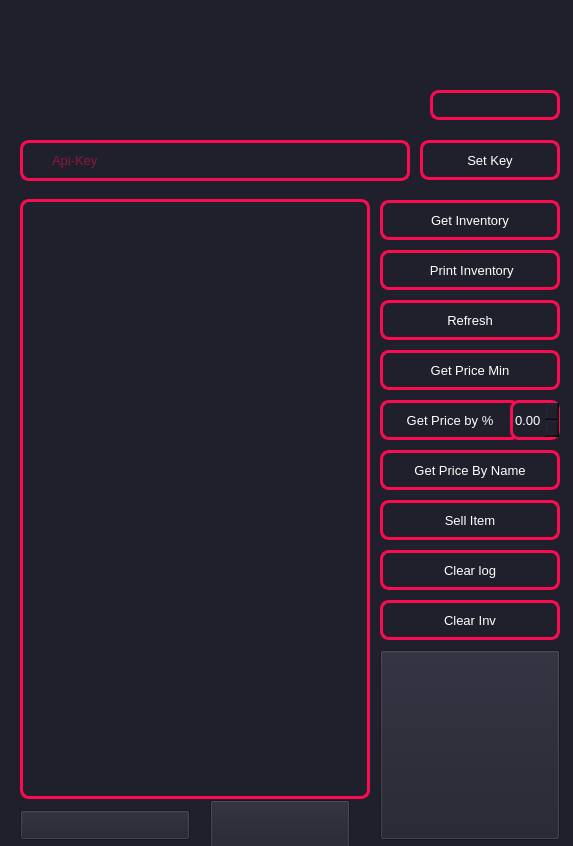
<?xml version="1.0" encoding="UTF-8"?>
<ui version="4.0">
 <class>MainWindow</class>
 <widget class="QMainWindow" name="MainWindow">
  <property name="geometry">
   <rect>
    <x>0</x>
    <y>0</y>
    <width>573</width>
    <height>846</height>
   </rect>
  </property>
  <property name="sizePolicy">
   <sizepolicy hsizetype="Fixed" vsizetype="Fixed">
    <horstretch>0</horstretch>
    <verstretch>0</verstretch>
   </sizepolicy>
  </property>
  <property name="cursor">
   <cursorShape>PointingHandCursor</cursorShape>
  </property>
  <property name="windowTitle">
   <string>Market Helper by @notYourDream</string>
  </property>
  <property name="windowIcon">
   <iconset resource="res.qrc">
    <normaloff>:/img/crm_mission.png</normaloff>:/img/crm_mission.png</iconset>
  </property>
  <property name="styleSheet">
   <string notr="true">background-color: rgb(32, 32, 45);</string>
  </property>
  <widget class="QWidget" name="centralWidget">
   <widget class="QPushButton" name="pushButton_GetInventory">
    <property name="geometry">
     <rect>
      <x>380</x>
      <y>200</y>
      <width>180</width>
      <height>40</height>
     </rect>
    </property>
    <property name="toolTip">
     <string>&lt;html&gt;&lt;head/&gt;&lt;body&gt;&lt;p&gt;Получить инвентарь&lt;/p&gt;&lt;/body&gt;&lt;/html&gt;</string>
    </property>
    <property name="styleSheet">
     <string notr="true">    background-color:#20202D;
    border-radius:9px;
    border:3px solid #FB0B50;
    color:#ffffff;
    font-size:13px;
    padding:9px 27px;
    top:1px;</string>
    </property>
    <property name="text">
     <string>Get Inventory</string>
    </property>
    <property name="icon">
     <iconset resource="res.qrc">
      <normaloff>:/img/bp.png</normaloff>:/img/bp.png</iconset>
    </property>
    <property name="iconSize">
     <size>
      <width>24</width>
      <height>24</height>
     </size>
    </property>
   </widget>
   <widget class="QPushButton" name="pushButton_GetPrice">
    <property name="geometry">
     <rect>
      <x>380</x>
      <y>350</y>
      <width>180</width>
      <height>40</height>
     </rect>
    </property>
    <property name="toolTip">
     <string>&lt;html&gt;&lt;head/&gt;&lt;body&gt;&lt;p&gt;Оценить каждую по моментальной продаже&lt;/p&gt;&lt;/body&gt;&lt;/html&gt;</string>
    </property>
    <property name="styleSheet">
     <string notr="true">    background-color:#20202D;
    border-radius:9px;
    border:3px solid #FB0B50;
    color:#ffffff;
    font-size:13px;
    padding:9px 27px;
    top:1px;</string>
    </property>
    <property name="text">
     <string>Get Price Min</string>
    </property>
    <property name="icon">
     <iconset resource="res.qrc">
      <normaloff>:/img/time.png</normaloff>:/img/time.png</iconset>
    </property>
    <property name="iconSize">
     <size>
      <width>24</width>
      <height>24</height>
     </size>
    </property>
   </widget>
   <widget class="QPushButton" name="pushButtonPrintList">
    <property name="geometry">
     <rect>
      <x>380</x>
      <y>250</y>
      <width>180</width>
      <height>40</height>
     </rect>
    </property>
    <property name="toolTip">
     <string>&lt;html&gt;&lt;head/&gt;&lt;body&gt;&lt;p&gt;Вывести список вещей и их стоимост (после получения цены)&lt;/p&gt;&lt;/body&gt;&lt;/html&gt;</string>
    </property>
    <property name="styleSheet">
     <string notr="true">    background-color:#20202D;
    border-radius:9px;
    border:3px solid #FB0B50;
    color:#ffffff;
    font-size:13px;
    padding:9px 27px;
    top:1px;</string>
    </property>
    <property name="text">
     <string> Print Inventory</string>
    </property>
    <property name="icon">
     <iconset resource="res.qrc">
      <normaloff>:/img/print-flat.png</normaloff>:/img/print-flat.png</iconset>
    </property>
    <property name="iconSize">
     <size>
      <width>35</width>
      <height>30</height>
     </size>
    </property>
   </widget>
   <widget class="QPushButton" name="pushButtonSellItem">
    <property name="geometry">
     <rect>
      <x>380</x>
      <y>500</y>
      <width>180</width>
      <height>40</height>
     </rect>
    </property>
    <property name="toolTip">
     <string>&lt;html&gt;&lt;head/&gt;&lt;body&gt;&lt;p&gt;Выставит все твои шмотки&lt;/p&gt;&lt;p&gt;*Посмотреть можно &amp;quot;Print List&amp;quot;&lt;/p&gt;&lt;/body&gt;&lt;/html&gt;</string>
    </property>
    <property name="styleSheet">
     <string notr="true">    background-color:#20202D;
    border-radius:9px;
    border:3px solid #FB0B50;
    color:#ffffff;
    font-size:13px;
    padding:9px 27px;
    top:1px;</string>
    </property>
    <property name="text">
     <string>Sell Item</string>
    </property>
    <property name="icon">
     <iconset resource="res.qrc">
      <normaloff>:/img/sell.ico</normaloff>:/img/sell.ico</iconset>
    </property>
    <property name="iconSize">
     <size>
      <width>30</width>
      <height>30</height>
     </size>
    </property>
   </widget>
   <widget class="QLineEdit" name="lineEdit">
    <property name="geometry">
     <rect>
      <x>20</x>
      <y>140</y>
      <width>390</width>
      <height>41</height>
     </rect>
    </property>
    <property name="styleSheet">
     <string notr="true">    background-color:#20202D;
    border-radius:9px;
    border:3px solid #FB0B50;
    color:#FB0B50;
    font-size:13px;
    padding:9px 27px;
    top:1px;</string>
    </property>
    <property name="placeholderText">
     <string>Api-Key</string>
    </property>
   </widget>
   <widget class="QPushButton" name="pushButtonSetKey">
    <property name="geometry">
     <rect>
      <x>420</x>
      <y>140</y>
      <width>140</width>
      <height>40</height>
     </rect>
    </property>
    <property name="styleSheet">
     <string notr="true">    background-color:#20202D;
    border-radius:9px;
    border:3px solid #FB0B50;
    color:#ffffff;
    font-size:13px;
    padding:9px 27px;
    top:1px;</string>
    </property>
    <property name="text">
     <string>Set Key</string>
    </property>
    <property name="icon">
     <iconset resource="res.qrc">
      <normaloff>:/img/key.png</normaloff>:/img/key.png</iconset>
    </property>
    <property name="iconSize">
     <size>
      <width>24</width>
      <height>20</height>
     </size>
    </property>
   </widget>
   <widget class="QPushButton" name="pushButton">
    <property name="geometry">
     <rect>
      <x>380</x>
      <y>400</y>
      <width>140</width>
      <height>40</height>
     </rect>
    </property>
    <property name="toolTip">
     <string>&lt;html&gt;&lt;head/&gt;&lt;body&gt;&lt;p&gt;Оценить каждую шмотку &lt;/p&gt;&lt;p&gt;Формула :&lt;/p&gt;&lt;p&gt;самая дешевая цена - сдц&lt;/p&gt;&lt;p&gt;процент - п&lt;/p&gt;&lt;p&gt;Цена = сдц -  (сдц * п)&lt;/p&gt;&lt;/body&gt;&lt;/html&gt;</string>
    </property>
    <property name="styleSheet">
     <string notr="true">    background-color:#20202D;
    border-radius:9px;
    border:3px solid #FB0B50;
    color:#ffffff;
    font-size:13px;
    top:1px;</string>
    </property>
    <property name="text">
     <string>Get Price by %</string>
    </property>
    <property name="icon">
     <iconset resource="res.qrc">
      <normaloff>:/img/percent.png</normaloff>:/img/percent.png</iconset>
    </property>
    <property name="iconSize">
     <size>
      <width>30</width>
      <height>30</height>
     </size>
    </property>
   </widget>
   <widget class="QDoubleSpinBox" name="doubleSpinBox">
    <property name="geometry">
     <rect>
      <x>510</x>
      <y>400</y>
      <width>50</width>
      <height>40</height>
     </rect>
    </property>
    <property name="styleSheet">
     <string notr="true">    background-color:#20202D;
    border-radius:9px;
    border:3px solid #FB0B50;
    color:#ffffff;
    font-size:13px;
    top:1px;</string>
    </property>
    <property name="maximum">
     <double>1.000000000000000</double>
    </property>
    <property name="singleStep">
     <double>0.010000000000000</double>
    </property>
   </widget>
   <widget class="QPushButton" name="pushButton_2">
    <property name="geometry">
     <rect>
      <x>380</x>
      <y>600</y>
      <width>180</width>
      <height>40</height>
     </rect>
    </property>
    <property name="toolTip">
     <string>&lt;html&gt;&lt;head/&gt;&lt;body&gt;&lt;p&gt;Очистит инв&lt;/p&gt;&lt;/body&gt;&lt;/html&gt;</string>
    </property>
    <property name="styleSheet">
     <string notr="true">    background-color:#20202D;
    border-radius:9px;
    border:3px solid #FB0B50;
    color:#ffffff;
    font-size:13px;
    top:1px;</string>
    </property>
    <property name="text">
     <string>Clear Inv</string>
    </property>
    <property name="icon">
     <iconset resource="res.qrc">
      <normaloff>:/img/clear.ico</normaloff>:/img/clear.ico</iconset>
    </property>
    <property name="iconSize">
     <size>
      <width>24</width>
      <height>24</height>
     </size>
    </property>
   </widget>
   <widget class="QTextEdit" name="textEditLogPAnel">
    <property name="geometry">
     <rect>
      <x>20</x>
      <y>199</y>
      <width>350</width>
      <height>600</height>
     </rect>
    </property>
    <property name="styleSheet">
     <string notr="true">    background-color:#20202D;
    border-radius:9px;
    border:3px solid #FB0B50;
    color:#ffffff;
    font-size:13px;
    padding:9px 27px;
    top:1px;</string>
    </property>
   </widget>
   <widget class="QLabel" name="label">
    <property name="geometry">
     <rect>
      <x>20</x>
      <y>810</y>
      <width>170</width>
      <height>30</height>
     </rect>
    </property>
    <property name="styleSheet">
     <string notr="true">    background-color:#20202D;
    border-radius:9px;
    border:3px solid #FB0B50;
    color:#ffffff;
    font-size:13px;
    top:1px;</string>
    </property>
    <property name="text">
     <string>Telegram: @notYourDream</string>
    </property>
   </widget>
   <widget class="QLabel" name="label_3">
    <property name="geometry">
     <rect>
      <x>380</x>
      <y>650</y>
      <width>180</width>
      <height>190</height>
     </rect>
    </property>
    <property name="styleSheet">
     <string notr="true">    background-color:#20202D;
    border-radius:9px;
    border:3px solid #FB0B50;
    color:#ffffff;
    font-size:13px;
    top:1px;</string>
    </property>
    <property name="text">
     <string/>
    </property>
    <property name="pixmap">
     <pixmap resource="res.qrc">:/img/s.jpg</pixmap>
    </property>
   </widget>
   <widget class="QPushButton" name="pushButton_3">
    <property name="geometry">
     <rect>
      <x>380</x>
      <y>650</y>
      <width>180</width>
      <height>190</height>
     </rect>
    </property>
    <property name="text">
     <string/>
    </property>
   </widget>
   <widget class="QPushButton" name="pushButton_4">
    <property name="geometry">
     <rect>
      <x>380</x>
      <y>550</y>
      <width>180</width>
      <height>40</height>
     </rect>
    </property>
    <property name="styleSheet">
     <string notr="true">    background-color:#20202D;
    border-radius:9px;
    border:3px solid #FB0B50;
    color:#ffffff;
    font-size:13px;
    padding:9px 27px;
    top:1px;</string>
    </property>
    <property name="text">
     <string>Clear log</string>
    </property>
    <property name="icon">
     <iconset resource="res.qrc">
      <normaloff>:/img/clearlog.png</normaloff>:/img/clearlog.png</iconset>
    </property>
    <property name="iconSize">
     <size>
      <width>24</width>
      <height>24</height>
     </size>
    </property>
   </widget>
   <widget class="QPushButton" name="pushButton_Telegram">
    <property name="geometry">
     <rect>
      <x>20</x>
      <y>810</y>
      <width>170</width>
      <height>30</height>
     </rect>
    </property>
    <property name="text">
     <string/>
    </property>
   </widget>
   <widget class="QPushButton" name="pushButton_refresh">
    <property name="geometry">
     <rect>
      <x>380</x>
      <y>300</y>
      <width>180</width>
      <height>40</height>
     </rect>
    </property>
    <property name="styleSheet">
     <string notr="true">    background-color:#20202D;
    border-radius:9px;
    border:3px solid #FB0B50;
    color:#ffffff;
    font-size:13px;
    top:1px;</string>
    </property>
    <property name="text">
     <string>Refresh</string>
    </property>
    <property name="icon">
     <iconset resource="res.qrc">
      <normaloff>:/img/refresh.png</normaloff>:/img/refresh.png</iconset>
    </property>
    <property name="iconSize">
     <size>
      <width>25</width>
      <height>25</height>
     </size>
    </property>
   </widget>
   <widget class="QPushButton" name="pushButton_ByName">
    <property name="geometry">
     <rect>
      <x>380</x>
      <y>450</y>
      <width>180</width>
      <height>40</height>
     </rect>
    </property>
    <property name="styleSheet">
     <string notr="true">    background-color:#20202D;
    border-radius:9px;
    border:3px solid #FB0B50;
    color:#ffffff;
    font-size:13px;
    padding:9px 27px;
    top:1px;</string>
    </property>
    <property name="text">
     <string>Get Price By Name</string>
    </property>
    <property name="icon">
     <iconset resource="res.qrc">
      <normaloff>:/img/tag.png</normaloff>:/img/tag.png</iconset>
    </property>
    <property name="iconSize">
     <size>
      <width>30</width>
      <height>30</height>
     </size>
    </property>
   </widget>
   <widget class="QLabel" name="label_2">
    <property name="geometry">
     <rect>
      <x>-40</x>
      <y>0</y>
      <width>570</width>
      <height>140</height>
     </rect>
    </property>
    <property name="styleSheet">
     <string notr="true">image: url(:/img/logo.png);</string>
    </property>
    <property name="text">
     <string/>
    </property>
   </widget>
   <widget class="QLabel" name="label_4">
    <property name="geometry">
     <rect>
      <x>220</x>
      <y>800</y>
      <width>130</width>
      <height>60</height>
     </rect>
    </property>
    <property name="styleSheet">
     <string notr="true">image: url(:/img/donation.png);</string>
    </property>
    <property name="text">
     <string/>
    </property>
   </widget>
   <widget class="QPushButton" name="pushButton_5">
    <property name="geometry">
     <rect>
      <x>210</x>
      <y>800</y>
      <width>140</width>
      <height>50</height>
     </rect>
    </property>
    <property name="text">
     <string/>
    </property>
   </widget>
   <widget class="QLabel" name="label_Items">
    <property name="geometry">
     <rect>
      <x>430</x>
      <y>90</y>
      <width>130</width>
      <height>30</height>
     </rect>
    </property>
    <property name="styleSheet">
     <string notr="true">    background-color:#20202D;
    border-radius:9px;
    border:3px solid #FB0B50;
    color:#FB0B50;
    font-size:13px;
    top:1px;</string>
    </property>
    <property name="text">
     <string/>
    </property>
   </widget>
  </widget>
 </widget>
 <layoutdefault spacing="6" margin="11"/>
 <resources>
  <include location="res.qrc"/>
 </resources>
 <connections/>
</ui>
